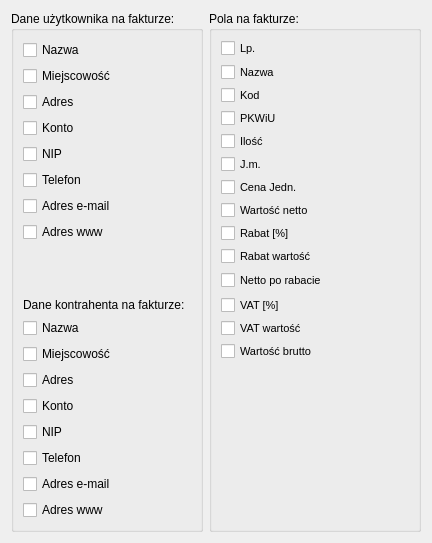
     <widget class="QWidget" name="tab">
      <attribute name="title">
       <string>Wydruki</string>
      </attribute>
      <layout class="QHBoxLayout" name="horizontalLayout_12">
       <item>
        <widget class="QGroupBox" name="groupBox">
         <property name="title">
          <string>Dane użytkownika na fakturze:</string>
         </property>
         <layout class="QGridLayout" name="gridLayout1">
          <item row="0" column="0">
           <layout class="QVBoxLayout" name="_53">
            <item>
             <layout class="QHBoxLayout" name="_54">
              <item>
               <widget class="QCheckBox" name="userinfonazwa">
                <property name="text">
                 <string>Nazwa</string>
                </property>
               </widget>
              </item>
              <item>
               <spacer name="spacer27_2">
                <property name="orientation">
                 <enum>Qt::Horizontal</enum>
                </property>
                <property name="sizeType">
                 <enum>QSizePolicy::Expanding</enum>
                </property>
                <property name="sizeHint" stdset="0">
                 <size>
                  <width>40</width>
                  <height>20</height>
                 </size>
                </property>
               </spacer>
              </item>
             </layout>
            </item>
            <item>
             <layout class="QHBoxLayout" name="_55">
              <item>
               <widget class="QCheckBox" name="userinfomiejscowosc">
                <property name="text">
                 <string>Miejscowość</string>
                </property>
               </widget>
              </item>
              <item>
               <spacer name="spacer27_4">
                <property name="orientation">
                 <enum>Qt::Horizontal</enum>
                </property>
                <property name="sizeType">
                 <enum>QSizePolicy::Expanding</enum>
                </property>
                <property name="sizeHint" stdset="0">
                 <size>
                  <width>40</width>
                  <height>20</height>
                 </size>
                </property>
               </spacer>
              </item>
             </layout>
            </item>
            <item>
             <layout class="QHBoxLayout" name="_56">
              <item>
               <widget class="QCheckBox" name="userinfoadres">
                <property name="text">
                 <string>Adres</string>
                </property>
               </widget>
              </item>
              <item>
               <spacer name="spacer27_3">
                <property name="orientation">
                 <enum>Qt::Horizontal</enum>
                </property>
                <property name="sizeType">
                 <enum>QSizePolicy::Expanding</enum>
                </property>
                <property name="sizeHint" stdset="0">
                 <size>
                  <width>62</width>
                  <height>20</height>
                 </size>
                </property>
               </spacer>
              </item>
             </layout>
            </item>
            <item>
             <layout class="QHBoxLayout" name="_57">
              <item>
               <widget class="QCheckBox" name="userinfokonto">
                <property name="text">
                 <string>Konto</string>
                </property>
               </widget>
              </item>
              <item>
               <spacer name="spacer27_12">
                <property name="orientation">
                 <enum>Qt::Horizontal</enum>
                </property>
                <property name="sizeType">
                 <enum>QSizePolicy::Expanding</enum>
                </property>
                <property name="sizeHint" stdset="0">
                 <size>
                  <width>40</width>
                  <height>20</height>
                 </size>
                </property>
               </spacer>
              </item>
             </layout>
            </item>
            <item>
             <layout class="QHBoxLayout" name="_58">
              <item>
               <widget class="QCheckBox" name="userinfonip">
                <property name="text">
                 <string>NIP</string>
                </property>
               </widget>
              </item>
              <item>
               <spacer name="spacer27_13">
                <property name="orientation">
                 <enum>Qt::Horizontal</enum>
                </property>
                <property name="sizeType">
                 <enum>QSizePolicy::Expanding</enum>
                </property>
                <property name="sizeHint" stdset="0">
                 <size>
                  <width>40</width>
                  <height>20</height>
                 </size>
                </property>
               </spacer>
              </item>
             </layout>
            </item>
            <item>
             <layout class="QHBoxLayout" name="_59">
              <item>
               <widget class="QCheckBox" name="userinfotel">
                <property name="text">
                 <string>Telefon</string>
                </property>
               </widget>
              </item>
              <item>
               <spacer name="spacer27_14">
                <property name="orientation">
                 <enum>Qt::Horizontal</enum>
                </property>
                <property name="sizeType">
                 <enum>QSizePolicy::Expanding</enum>
                </property>
                <property name="sizeHint" stdset="0">
                 <size>
                  <width>40</width>
                  <height>20</height>
                 </size>
                </property>
               </spacer>
              </item>
             </layout>
            </item>
            <item>
             <layout class="QHBoxLayout" name="_60">
              <item>
               <widget class="QCheckBox" name="userinfomail">
                <property name="text">
                 <string>Adres e-mail</string>
                </property>
               </widget>
              </item>
              <item>
               <spacer name="spacer27_15">
                <property name="orientation">
                 <enum>Qt::Horizontal</enum>
                </property>
                <property name="sizeType">
                 <enum>QSizePolicy::Expanding</enum>
                </property>
                <property name="sizeHint" stdset="0">
                 <size>
                  <width>40</width>
                  <height>20</height>
                 </size>
                </property>
               </spacer>
              </item>
             </layout>
            </item>
            <item>
             <layout class="QHBoxLayout" name="_61">
              <item>
               <widget class="QCheckBox" name="userinfowww">
                <property name="text">
                 <string>Adres www</string>
                </property>
               </widget>
              </item>
              <item>
               <spacer name="spacer27_16">
                <property name="orientation">
                 <enum>Qt::Horizontal</enum>
                </property>
                <property name="sizeType">
                 <enum>QSizePolicy::Expanding</enum>
                </property>
                <property name="sizeHint" stdset="0">
                 <size>
                  <width>40</width>
                  <height>20</height>
                 </size>
                </property>
               </spacer>
              </item>
             </layout>
            </item>
            <item>
             <spacer name="spacer44_7">
              <property name="orientation">
               <enum>Qt::Vertical</enum>
              </property>
              <property name="sizeType">
               <enum>QSizePolicy::Fixed</enum>
              </property>
              <property name="sizeHint" stdset="0">
               <size>
                <width>20</width>
                <height>50</height>
               </size>
              </property>
             </spacer>
            </item>
           </layout>
          </item>
          <item row="9" column="0">
           <widget class="QCheckBox" name="kontrinfowww">
            <property name="text">
             <string>Adres www</string>
            </property>
           </widget>
          </item>
          <item row="3" column="0">
           <widget class="QCheckBox" name="kontrinfocity">
            <property name="text">
             <string>Miejscowość</string>
            </property>
           </widget>
          </item>
          <item row="4" column="0">
           <widget class="QCheckBox" name="kontrinfoaddress">
            <property name="text">
             <string>Adres</string>
            </property>
           </widget>
          </item>
          <item row="5" column="0">
           <widget class="QCheckBox" name="kontrinfoaccount">
            <property name="text">
             <string>Konto</string>
            </property>
           </widget>
          </item>
          <item row="8" column="0">
           <widget class="QCheckBox" name="kontrinfomail">
            <property name="text">
             <string>Adres e-mail</string>
            </property>
           </widget>
          </item>
          <item row="7" column="0">
           <widget class="QCheckBox" name="kontrinfotel">
            <property name="text">
             <string>Telefon</string>
            </property>
           </widget>
          </item>
          <item row="6" column="0">
           <widget class="QCheckBox" name="kontrinfotic">
            <property name="text">
             <string>NIP</string>
            </property>
           </widget>
          </item>
          <item row="1" column="0">
           <widget class="QLabel" name="label">
            <property name="text">
             <string>Dane kontrahenta na fakturze:</string>
            </property>
           </widget>
          </item>
          <item row="2" column="0">
           <widget class="QCheckBox" name="kontrinfoname">
            <property name="text">
             <string>Nazwa</string>
            </property>
           </widget>
          </item>
         </layout>
        </widget>
       </item>
       <item>
        <widget class="QGroupBox" name="groupBox_2">
         <property name="title">
          <string>Pola na fakturze:</string>
         </property>
         <layout class="QGridLayout" name="gridLayout_2">
          <item row="0" column="0">
           <layout class="QVBoxLayout" name="_62">
            <item>
             <layout class="QHBoxLayout" name="_63">
              <item>
               <widget class="QCheckBox" name="cb1">
                <property name="minimumSize">
                 <size>
                  <width>120</width>
                  <height>0</height>
                 </size>
                </property>
                <property name="maximumSize">
                 <size>
                  <width>32767</width>
                  <height>17</height>
                 </size>
                </property>
                <property name="font">
                 <font>
                  <pointsize>8</pointsize>
                 </font>
                </property>
                <property name="text">
                 <string>Lp.</string>
                </property>
               </widget>
              </item>
              <item>
               <spacer name="spacer63">
                <property name="orientation">
                 <enum>Qt::Horizontal</enum>
                </property>
                <property name="sizeType">
                 <enum>QSizePolicy::Expanding</enum>
                </property>
                <property name="sizeHint" stdset="0">
                 <size>
                  <width>68</width>
                  <height>18</height>
                 </size>
                </property>
               </spacer>
              </item>
             </layout>
            </item>
            <item>
             <layout class="QHBoxLayout" name="_64">
              <item>
               <widget class="QCheckBox" name="cb2">
                <property name="minimumSize">
                 <size>
                  <width>120</width>
                  <height>0</height>
                 </size>
                </property>
                <property name="maximumSize">
                 <size>
                  <width>32767</width>
                  <height>17</height>
                 </size>
                </property>
                <property name="font">
                 <font>
                  <pointsize>8</pointsize>
                 </font>
                </property>
                <property name="text">
                 <string>Nazwa</string>
                </property>
               </widget>
              </item>
              <item>
               <spacer name="spacer63_2">
                <property name="orientation">
                 <enum>Qt::Horizontal</enum>
                </property>
                <property name="sizeType">
                 <enum>QSizePolicy::Expanding</enum>
                </property>
                <property name="sizeHint" stdset="0">
                 <size>
                  <width>40</width>
                  <height>12</height>
                 </size>
                </property>
               </spacer>
              </item>
             </layout>
            </item>
            <item>
             <layout class="QHBoxLayout" name="_65">
              <item>
               <widget class="QCheckBox" name="cb3">
                <property name="minimumSize">
                 <size>
                  <width>120</width>
                  <height>0</height>
                 </size>
                </property>
                <property name="maximumSize">
                 <size>
                  <width>32767</width>
                  <height>17</height>
                 </size>
                </property>
                <property name="font">
                 <font>
                  <pointsize>8</pointsize>
                 </font>
                </property>
                <property name="text">
                 <string>Kod</string>
                </property>
               </widget>
              </item>
              <item>
               <spacer name="spacer63_3">
                <property name="orientation">
                 <enum>Qt::Horizontal</enum>
                </property>
                <property name="sizeType">
                 <enum>QSizePolicy::Expanding</enum>
                </property>
                <property name="sizeHint" stdset="0">
                 <size>
                  <width>40</width>
                  <height>15</height>
                 </size>
                </property>
               </spacer>
              </item>
             </layout>
            </item>
            <item>
             <layout class="QHBoxLayout" name="_66">
              <item>
               <widget class="QCheckBox" name="cb4">
                <property name="minimumSize">
                 <size>
                  <width>120</width>
                  <height>0</height>
                 </size>
                </property>
                <property name="maximumSize">
                 <size>
                  <width>32767</width>
                  <height>17</height>
                 </size>
                </property>
                <property name="font">
                 <font>
                  <pointsize>8</pointsize>
                 </font>
                </property>
                <property name="text">
                 <string>PKWiU</string>
                </property>
               </widget>
              </item>
              <item>
               <spacer name="spacer63_4">
                <property name="orientation">
                 <enum>Qt::Horizontal</enum>
                </property>
                <property name="sizeType">
                 <enum>QSizePolicy::Expanding</enum>
                </property>
                <property name="sizeHint" stdset="0">
                 <size>
                  <width>40</width>
                  <height>15</height>
                 </size>
                </property>
               </spacer>
              </item>
             </layout>
            </item>
            <item>
             <layout class="QHBoxLayout" name="_67">
              <item>
               <widget class="QCheckBox" name="cb5">
                <property name="minimumSize">
                 <size>
                  <width>120</width>
                  <height>0</height>
                 </size>
                </property>
                <property name="maximumSize">
                 <size>
                  <width>32767</width>
                  <height>17</height>
                 </size>
                </property>
                <property name="font">
                 <font>
                  <pointsize>8</pointsize>
                 </font>
                </property>
                <property name="text">
                 <string>Ilość</string>
                </property>
               </widget>
              </item>
              <item>
               <spacer name="spacer63_5">
                <property name="orientation">
                 <enum>Qt::Horizontal</enum>
                </property>
                <property name="sizeType">
                 <enum>QSizePolicy::Expanding</enum>
                </property>
                <property name="sizeHint" stdset="0">
                 <size>
                  <width>40</width>
                  <height>15</height>
                 </size>
                </property>
               </spacer>
              </item>
             </layout>
            </item>
            <item>
             <layout class="QHBoxLayout" name="_68">
              <item>
               <widget class="QCheckBox" name="cb6">
                <property name="minimumSize">
                 <size>
                  <width>120</width>
                  <height>0</height>
                 </size>
                </property>
                <property name="maximumSize">
                 <size>
                  <width>32767</width>
                  <height>17</height>
                 </size>
                </property>
                <property name="font">
                 <font>
                  <pointsize>8</pointsize>
                 </font>
                </property>
                <property name="text">
                 <string>J.m.</string>
                </property>
               </widget>
              </item>
              <item>
               <spacer name="spacer63_6">
                <property name="orientation">
                 <enum>Qt::Horizontal</enum>
                </property>
                <property name="sizeType">
                 <enum>QSizePolicy::Expanding</enum>
                </property>
                <property name="sizeHint" stdset="0">
                 <size>
                  <width>40</width>
                  <height>15</height>
                 </size>
                </property>
               </spacer>
              </item>
             </layout>
            </item>
            <item>
             <layout class="QHBoxLayout" name="_69">
              <item>
               <widget class="QCheckBox" name="cb7">
                <property name="minimumSize">
                 <size>
                  <width>120</width>
                  <height>0</height>
                 </size>
                </property>
                <property name="maximumSize">
                 <size>
                  <width>32767</width>
                  <height>17</height>
                 </size>
                </property>
                <property name="font">
                 <font>
                  <pointsize>8</pointsize>
                 </font>
                </property>
                <property name="text">
                 <string>Cena Jedn.</string>
                </property>
               </widget>
              </item>
              <item>
               <spacer name="spacer63_14">
                <property name="orientation">
                 <enum>Qt::Horizontal</enum>
                </property>
                <property name="sizeType">
                 <enum>QSizePolicy::Expanding</enum>
                </property>
                <property name="sizeHint" stdset="0">
                 <size>
                  <width>40</width>
                  <height>15</height>
                 </size>
                </property>
               </spacer>
              </item>
             </layout>
            </item>
            <item>
             <layout class="QHBoxLayout" name="_70">
              <item>
               <widget class="QCheckBox" name="cb8">
                <property name="minimumSize">
                 <size>
                  <width>120</width>
                  <height>0</height>
                 </size>
                </property>
                <property name="maximumSize">
                 <size>
                  <width>32767</width>
                  <height>17</height>
                 </size>
                </property>
                <property name="font">
                 <font>
                  <pointsize>8</pointsize>
                 </font>
                </property>
                <property name="text">
                 <string>Wartość netto</string>
                </property>
               </widget>
              </item>
              <item>
               <spacer name="spacer63_7">
                <property name="orientation">
                 <enum>Qt::Horizontal</enum>
                </property>
                <property name="sizeType">
                 <enum>QSizePolicy::Expanding</enum>
                </property>
                <property name="sizeHint" stdset="0">
                 <size>
                  <width>40</width>
                  <height>15</height>
                 </size>
                </property>
               </spacer>
              </item>
             </layout>
            </item>
            <item>
             <layout class="QHBoxLayout" name="_71">
              <item>
               <widget class="QCheckBox" name="cb9">
                <property name="minimumSize">
                 <size>
                  <width>120</width>
                  <height>0</height>
                 </size>
                </property>
                <property name="maximumSize">
                 <size>
                  <width>32767</width>
                  <height>17</height>
                 </size>
                </property>
                <property name="font">
                 <font>
                  <pointsize>8</pointsize>
                 </font>
                </property>
                <property name="text">
                 <string>Rabat [%]</string>
                </property>
               </widget>
              </item>
              <item>
               <spacer name="spacer63_9">
                <property name="orientation">
                 <enum>Qt::Horizontal</enum>
                </property>
                <property name="sizeType">
                 <enum>QSizePolicy::Expanding</enum>
                </property>
                <property name="sizeHint" stdset="0">
                 <size>
                  <width>40</width>
                  <height>15</height>
                 </size>
                </property>
               </spacer>
              </item>
             </layout>
            </item>
            <item>
             <layout class="QHBoxLayout" name="_72">
              <item>
               <widget class="QCheckBox" name="cb10">
                <property name="minimumSize">
                 <size>
                  <width>120</width>
                  <height>0</height>
                 </size>
                </property>
                <property name="maximumSize">
                 <size>
                  <width>32767</width>
                  <height>17</height>
                 </size>
                </property>
                <property name="font">
                 <font>
                  <pointsize>8</pointsize>
                 </font>
                </property>
                <property name="text">
                 <string>Rabat wartość</string>
                </property>
               </widget>
              </item>
              <item>
               <spacer name="spacer63_8">
                <property name="orientation">
                 <enum>Qt::Horizontal</enum>
                </property>
                <property name="sizeType">
                 <enum>QSizePolicy::Expanding</enum>
                </property>
                <property name="sizeHint" stdset="0">
                 <size>
                  <width>40</width>
                  <height>15</height>
                 </size>
                </property>
               </spacer>
              </item>
             </layout>
            </item>
            <item>
             <layout class="QHBoxLayout" name="_73">
              <item>
               <widget class="QCheckBox" name="cb11">
                <property name="minimumSize">
                 <size>
                  <width>120</width>
                  <height>0</height>
                 </size>
                </property>
                <property name="maximumSize">
                 <size>
                  <width>32767</width>
                  <height>17</height>
                 </size>
                </property>
                <property name="font">
                 <font>
                  <pointsize>8</pointsize>
                 </font>
                </property>
                <property name="text">
                 <string>Netto po rabacie</string>
                </property>
               </widget>
              </item>
              <item>
               <spacer name="spacer63_11">
                <property name="orientation">
                 <enum>Qt::Horizontal</enum>
                </property>
                <property name="sizeType">
                 <enum>QSizePolicy::Expanding</enum>
                </property>
                <property name="sizeHint" stdset="0">
                 <size>
                  <width>40</width>
                  <height>20</height>
                 </size>
                </property>
               </spacer>
              </item>
             </layout>
            </item>
            <item>
             <layout class="QHBoxLayout" name="_74">
              <item>
               <widget class="QCheckBox" name="cb12">
                <property name="minimumSize">
                 <size>
                  <width>120</width>
                  <height>0</height>
                 </size>
                </property>
                <property name="maximumSize">
                 <size>
                  <width>32767</width>
                  <height>17</height>
                 </size>
                </property>
                <property name="font">
                 <font>
                  <pointsize>8</pointsize>
                 </font>
                </property>
                <property name="text">
                 <string>VAT [%]</string>
                </property>
               </widget>
              </item>
              <item>
               <spacer name="spacer63_10">
                <property name="orientation">
                 <enum>Qt::Horizontal</enum>
                </property>
                <property name="sizeType">
                 <enum>QSizePolicy::Expanding</enum>
                </property>
                <property name="sizeHint" stdset="0">
                 <size>
                  <width>40</width>
                  <height>15</height>
                 </size>
                </property>
               </spacer>
              </item>
             </layout>
            </item>
            <item>
             <layout class="QHBoxLayout" name="_75">
              <item>
               <widget class="QCheckBox" name="cb13">
                <property name="minimumSize">
                 <size>
                  <width>120</width>
                  <height>0</height>
                 </size>
                </property>
                <property name="maximumSize">
                 <size>
                  <width>32767</width>
                  <height>17</height>
                 </size>
                </property>
                <property name="font">
                 <font>
                  <pointsize>8</pointsize>
                 </font>
                </property>
                <property name="text">
                 <string>VAT wartość</string>
                </property>
               </widget>
              </item>
              <item>
               <spacer name="spacer63_12">
                <property name="orientation">
                 <enum>Qt::Horizontal</enum>
                </property>
                <property name="sizeType">
                 <enum>QSizePolicy::Expanding</enum>
                </property>
                <property name="sizeHint" stdset="0">
                 <size>
                  <width>40</width>
                  <height>15</height>
                 </size>
                </property>
               </spacer>
              </item>
             </layout>
            </item>
            <item>
             <layout class="QHBoxLayout" name="_76">
              <item>
               <widget class="QCheckBox" name="cb14">
                <property name="minimumSize">
                 <size>
                  <width>120</width>
                  <height>0</height>
                 </size>
                </property>
                <property name="maximumSize">
                 <size>
                  <width>32767</width>
                  <height>17</height>
                 </size>
                </property>
                <property name="font">
                 <font>
                  <pointsize>8</pointsize>
                 </font>
                </property>
                <property name="text">
                 <string>Wartość brutto</string>
                </property>
               </widget>
              </item>
              <item>
               <spacer name="spacer63_13">
                <property name="orientation">
                 <enum>Qt::Horizontal</enum>
                </property>
                <property name="sizeType">
                 <enum>QSizePolicy::Expanding</enum>
                </property>
                <property name="sizeHint" stdset="0">
                 <size>
                  <width>40</width>
                  <height>15</height>
                 </size>
                </property>
               </spacer>
              </item>
             </layout>
            </item>
            <item>
             <spacer name="verticalSpacer_2">
              <property name="orientation">
               <enum>Qt::Vertical</enum>
              </property>
              <property name="sizeHint" stdset="0">
               <size>
                <width>20</width>
                <height>40</height>
               </size>
              </property>
             </spacer>
            </item>
           </layout>
          </item>
         </layout>
        </widget>
       </item>
      </layout>
     </widget>
